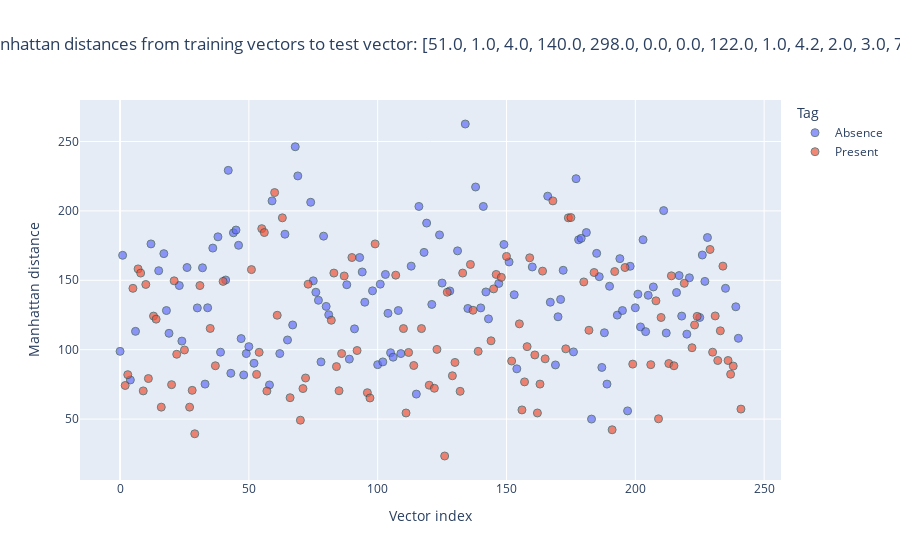

Write notebook code for a chart like this one.
### Markdown cell above
Graph 1: Manhattan distances from training vectors to specific test vector

### Code cell
import plotly.express as px

training, training_labels = prepare_samples("training.txt")
test, _ = prepare_samples("test.txt")

manhattan_distances = [manhattan_distance(v, test[0]) for v in training]

fig = px.scatter(
    y=manhattan_distances,
    x=list(range(len(manhattan_distances))),
    color=training_labels,
    title=f"Manhattan distances from training vectors to test vector: {test[0]}",
    labels={
        'y': 'Manhattan distance',
        'x': 'Vector indecx',
        'color': 'Tag'
    }
)
fig.update_traces(marker=dict(size=8, opacity=0.7, line=dict(width=1, color='DarkSlateGrey')))
fig.update_layout(
    xaxis_title="Vector index",
    yaxis_title="Manhattan distance",
    title_x=0.5,
    legend_title_text='Tag'
)

fig.show()

### Figure 1 — Plotly figure (JSON) as saved in the notebook; plotly's stock layout.template omitted (floating-point values rounded to 4 significant figures; data arrays with more than 128 entries replaced by an {"elided": "..."} marker saying what was removed)
{"data": [{"hovertemplate": "Tag=Absence<br>Vector indecx=%{x}<br>Manhattan distance=%{y}<extra></extra>", "legendgroup": "Absence", "marker": {"color": "#636efa", "line": {"color": "DarkSlateGrey", "width": 1}, "opacity": 0.7, "size": 8, "symbol": "circle"}, "mode": "markers", "name": "Absence", "orientation": "v", "showlegend": true, "type": "scatter", "x": {"elided": "129 int values"}, "xaxis": "x", "y": {"elided": "129 float values"}, "yaxis": "y"}, {"hovertemplate": "Tag=Present<br>Vector indecx=%{x}<br>Manhattan distance=%{y}<extra></extra>", "legendgroup": "Present", "marker": {"color": "#EF553B", "line": {"color": "DarkSlateGrey", "width": 1}, "opacity": 0.7, "size": 8, "symbol": "circle"}, "mode": "markers", "name": "Present", "orientation": "v", "showlegend": true, "type": "scatter", "x": [2, 3, 5, 7, 8, 9, 10, 11, 13, 14, 16, 20, 21, 22, 25, 27, 28, 29, 31, 35, 37, 40, 51, 53, 54, 55, 56, 57, 60, 61, 63, 66, 70, 71, 72, 73, 82, 83, 84, 85, 86, 87, 90, 92, 96, 97, 99, 107, 110, 111, 112, 114, 117, 120, 122, 123, 126, 127, 129, 130, 132, 133, 136, 137, 139, 144, 145, 146, 148, 150, 152, 155, 156, 157, 158, 159, 161, 162, 163, 164, 165, 168, 173, 174, 175, 180, 182, 184, 191, 192, 196, 199, 206, 208, 209, 210, 213, 214, 215, 219, 222, 223, 224, 229, 230, 231, 232, 233, 234, 236, 237, 238, 241], "xaxis": "x", "y": [74.2, 82.0, 144.2, 158.2, 155.2, 70.3, 147.0, 79.2, 124.2, 122.0, 58.6, 74.8, 149.6, 96.7, 99.8, 58.6, 70.7, 39.4, 146.2, 115.3, 88.4, 149.2, 157.7, 82.2, 98.1, 187.2, 184.4, 70.2, 213.2, 124.8, 195.0, 65.4, 49.2, 72.0, 79.6, 147.2, 121.2, 155.2, 87.8, 70.4, 97.2, 153.1, 166.4, 99.4, 69.0, 65.2, 176.2, 153.7, 115.2, 54.4, 98.0, 88.6, 115.2, 74.4, 72.2, 100.2, 23.4, 141.4, 81.2, 90.8, 70.0, 155.2, 161.4, 128.4, 98.8, 106.4, 143.8, 154.2, 152.1, 167.2, 91.8, 118.6, 56.6, 76.8, 102.2, 166.2, 96.2, 54.4, 75.2, 156.6, 93.4, 207.2, 100.6, 195.0, 195.2, 148.8, 114.0, 155.6, 42.3, 156.3, 159.2, 89.6, 89.2, 135.2, 50.2, 123.2, 90.0, 153.2, 88.4, 147.8, 101.4, 117.8, 124.0, 172.2, 98.2, 124.3, 92.2, 113.6, 160.2, 92.2, 82.3, 88.2, 57.2], "yaxis": "y"}], "layout": {"legend": {"title": {"text": "Tag"}, "tracegroupgap": 0}, "title": {"text": "Manhattan distances from training vectors to test vector: [51.0, 1.0, 4.0, 140.0, 298.0, 0.0, 0.0, 122.0, 1.0, 4.2, 2.0, 3.0, 7.0]", "x": 0.5}, "xaxis": {"anchor": "y", "domain": [0, 1], "title": {"text": "Vector index"}}, "yaxis": {"anchor": "x", "domain": [0, 1], "title": {"text": "Manhattan distance"}}}}
